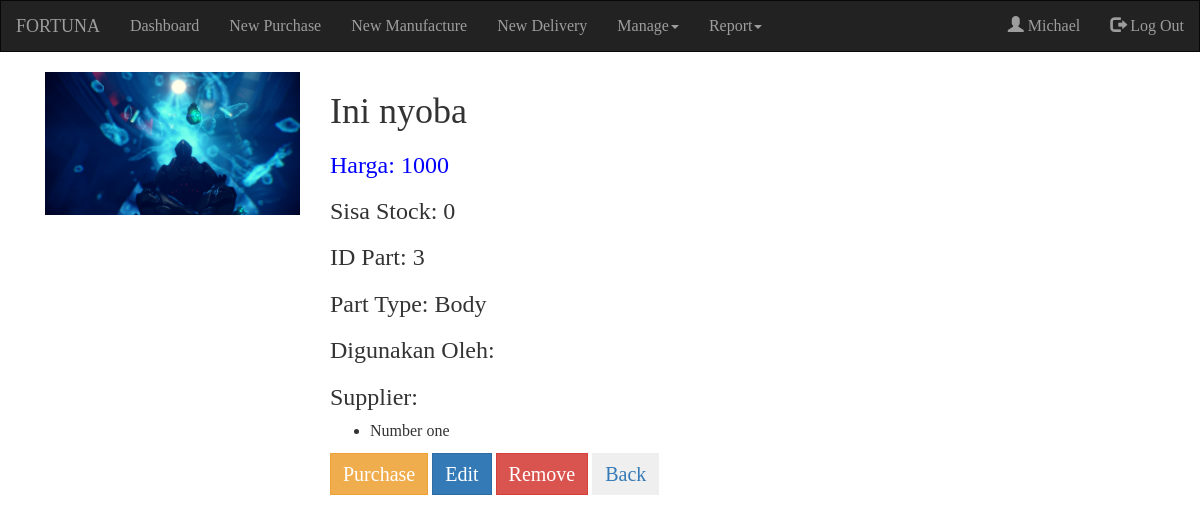
The app's page /partdetail.php?id=3 (signed in) with its own data.
### tables this page shows
CREATE TABLE `part` (
  `partId` int(12) NOT NULL,
  `partName` varchar(50) NOT NULL,
  `partQuantity` int(11) NOT NULL,
  `partPrice` int(11) NOT NULL,
  `partType` int(11) NOT NULL,
  `partPhoto` varchar(40) NOT NULL,
  `partStatus` tinyint(4) NOT NULL
);

CREATE TABLE `parttype` (
  `parttId` int(11) NOT NULL,
  `parttName` varchar(30) NOT NULL,
  `parttLimit` int(11) NOT NULL,
  `parttStatus` tinyint(4) NOT NULL
);

CREATE TABLE `supplierdet` (
  `supplierId` varchar(20) NOT NULL,
  `partId` varchar(20) NOT NULL,
  `sDetStatus` int(11) NOT NULL
);

CREATE TABLE `supplier` (
  `suppId` int(11) NOT NULL,
  `suppName` varchar(30) NOT NULL,
  `suppAddress` text NOT NULL,
  `suppPhone` varchar(15) NOT NULL,
  `suppMail` varchar(50) NOT NULL,
  `suppStatus` tinyint(11) NOT NULL
);

### koneksi.php (called while the page is built, shortened)
<?php
$con=mysqli_connect('localhost', 'root', '', 'uas_pos');
function querySelect($query){
  global $con;
  $hello=mysqli_fetch_array(mysqli_query($con, $query));
  return $hello;
}
function queryRun($query){
  global $con;
  $hello=mysqli_query($con, $query);
  return $hello;
}
function queryTable($query){
  $hello=mysqli_fetch_assoc($query);
  return $hello;
}
?>

### partdetail.php (the view, shortened to what this page needs)
<?php
if(isset($_SESSION['empId'])){
  ?>
  <!DOCTYPE html>
  <html lang="en">
  <head>
    <link rel="stylesheet" href="https://maxcdn.bootstrapcdn.com/bootstrap/3.3.7/css/bootstrap.min.css">
    <link rel="stylesheet" href="css/css.css">
  </head>
  <body>
    <?php include('koneksi.php');
    $id=$_GET['id'];
    $query="SELECT part.partId, part.partName, part.partPrice, part.partPhoto, part.partQuantity, parttype.parttName FROM part, parttype WHERE partStatus=1 AND part.partType=parttype.parttId AND partId='$id'";
    $hasil=querySelect($query);
    $name=$hasil['partName'];
    $sisa=$hasil['partQuantity'];
    $type=$hasil['parttName'];
    $price=$hasil['partPrice'];
    $photo=$hasil['partPhoto'];
    function hasil(){
        global $id;
        $query=queryRun("SELECT supplierdet.supplierId, suppName FROM supplierdet, supplier WHERE partId='$id' AND sDetStatus=1 AND supplierdet.supplierId=supplier.suppId");
        while($hasil=queryTable($query)){
            echo "<li>".$hasil['suppName']. "</li>";
        }
    }
    ?>
    <nav class="navbar navbar-inverse">
      <div class="container-fluid">
        <div class="navbar-header">
          <a class="navbar-brand" href="#">FORTUNA</a>
        </div>
        <ul class="nav navbar-nav">
          <li><a href="dashboard.php">Dashboard</a></li>
            <li><a href="newpurchase.php">New Purchase</a></li>
            <li><a href="newmanufactur.php">New Manufacture</a></li>
            <li><a href="newdelivery.php">New Delivery</a></li>
            <?php
              if($_SESSION['positionAccess'] <= 2){
                ?>
          <li class="dropdown"><a class="dropdown-toggle" data-toggle="dropdown"href="#">Manage<span class="caret"></span></a>
          </li>
            <?php
              }
            ?>
            <li class="dropdown"><a class="dropdown-toggle" data-toggle="dropdown"href="#">Report<span class="caret"></span></a>
          </li>
        </ul>
        <ul class="nav navbar-nav navbar-right">
          <li><a href="#"><span class="glyphicon glyphicon-user"></span> <?php echo $_SESSION['name']?></a> </li>
          <li><a href="login.php?logout=1"><span class="glyphicon glyphicon-log-out"></span> Log Out</a></li>
      </ul>
      </div>
    </nav>
    <div class="container">
        <div class="col-sm-3">
            <img src="images/part/<?php echo $photo?>" style="width:100%">
        </div>
        <div class="col-sm-9">
            <h1><?php echo $name?></h1>
            <h3 style="color:blue">Harga: <?php echo $price?></h3>
            <h3>Sisa Stock: <?php echo $sisa?></h3>
            <h3>ID Part: <?php echo $id?></h3>
            <h3>Part Type: <?php echo $type?></h3>
            <h3>Digunakan Oleh:</h3>
            <h3>Supplier:</h3>
            <ul>
            <?php
             hasil();
             ?>
            </ul>
            <a href="newpurchase.php?id=<?php echo $id ?>"><button class='btn btn-warning' style="font-size:20px">Purchase</button></a>
            <a href="partedit.php?id=<?php echo $id ?>"><button class='btn btn-primary' style="font-size:20px">Edit</button></a>
            <button class='btn btn-danger' style="font-size:20px" onclick="del()">Remove</button>
            <a href="manparts.php"><button class='btn' style="font-size:20px">Back</button></a>
        </div>
    </div>
  </body>
  </html>
<?php
}else{
header("location:login.php?lfail=1");
} ?>

### css/css.css (style rules this page uses)
body { font-family: moon; font-size: 16px; }
.navbar-brand { font-family: oneday; }
.nav { font-size: 16px; }

### partdetail.php (style rules this page uses)
* { border-radius: 0 !important; }

### records on screen
part: partPhoto (picture), partName "Ini nyoba", partPrice "1000", partQuantity "0", parttype.parttName "Body"
supplierdet: supplier.suppName "Number one"

### other values on screen
$_SESSION['name'] "Michael"
$id "3"
